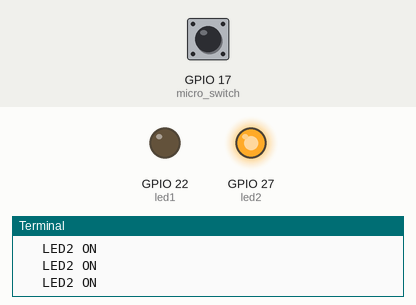
Simulated run of this program. Board: Raspberry Pi (BCM pin numbers). Parts: output pins drawn as LEDs (lit = HIGH), the last lines printed to the terminal. Inputs (shaded band) come from the test bench; at power-on: GPIO 17 (micro_switch) LOW.

Above: at 1.2 s.
1.3 s: GPIO 17 (micro_switch) pulled HIGH for 0.6 s
At 1.8 s:
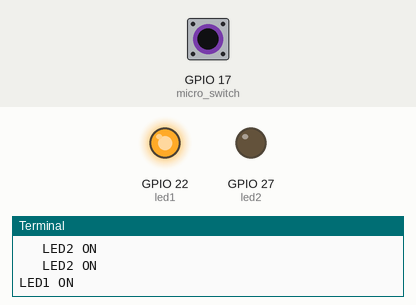
3.5 s: GPIO 17 (micro_switch) pulled HIGH for 3.2 s
At 7.3 s:
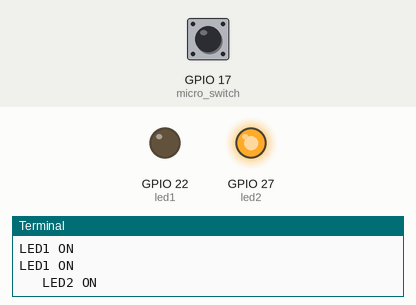
Timing chart, 0 to 8.8 s (numbered marks = the images above; inputs shaded):
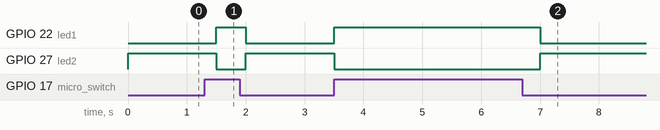

The program:

micro_switch.py
```python
from gpiozero import LED, Button
from time import sleep

# initialize micro switch on GPIO pin 17 with the pull-up resistor
micro_switch = Button(17, pull_up=False)
led1 = LED(22)
led2 = LED(27)

try:
    while True:
        if micro_switch.is_pressed:
            print('LED1 ON')
            led1.on()
            led2.off()
        else:
            print('   LED2 ON')
            led2.on()
            led1.off()
        sleep(0.5)
except KeyboardInterrupt:
    print('Existing...')
finally:
    pass
```

Measured:
- after the input at 1.3 s, GPIO 22 (led1): LOW → HIGH after 0.20 s, → LOW 0.50 s later; GPIO 27 (led2): HIGH → LOW after 0.20 s, → HIGH 0.50 s later
- after the input at 3.5 s, GPIO 22 (led1): LOW → HIGH at once, → LOW 3.5 s later; GPIO 27 (led2): HIGH → LOW at once, → HIGH 3.5 s later
